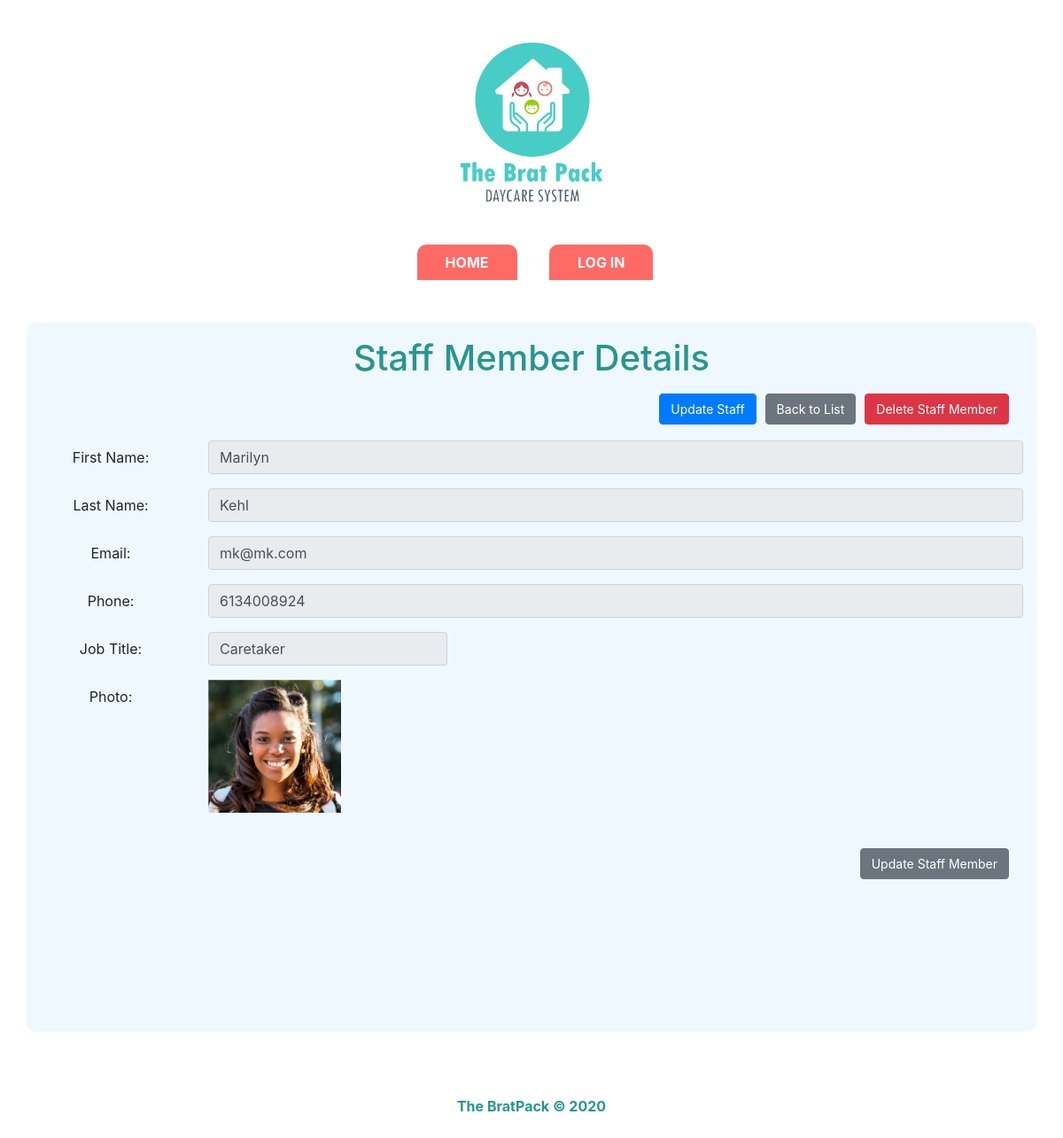
The page /staffdirectory_show.php?staffID=12 on the database its author committed.
### tables this page shows
CREATE TABLE `staff_directory` (
  `staffID` int(11) NOT NULL,
  `firstname` varchar(50) NOT NULL,
  `lastname` varchar(50) NOT NULL,
  `email` varchar(100) NOT NULL,
  `phone` varchar(10) NOT NULL,
  `jobtitle` varchar(50) NOT NULL,
  `photo` varchar(250) DEFAULT NULL
);

### Classes/StaffDirectory.php (called while the page is built, shortened)
<?php
class StaffDirectory{
    public function getStaffById($staffID, $dbcon){
        $sql = "SELECT * FROM staff_directory WHERE staffID = :id";
        $pst = $dbcon->prepare($sql);
        $pst->bindParam(':id', $staffID);
        $pst->execute();
        return $pst->fetch(PDO::FETCH_OBJ);
    }
}

### staffdirectory_show.php (the view, shortened to what this page needs)
<?php
include "includes/header.php";
include "functions/functions_susan.php";
require_once "Classes/Database.php";
require_once "Classes/StaffDirectory.php";
if(isset($_GET['staffID'])){
    $staffID = $_GET['staffID'];
    $dbcon = Database::getDb();
    $sd = new StaffDirectory();
    $staffmembers = $sd->getStaffById($staffID, $dbcon);
    $staff__firstname =  $staffmembers->firstname;
    $staff__lastname =  $staffmembers->lastname;
    $staff__email =  $staffmembers->email;
    $staff__phone =  $staffmembers->phone;
    $staff__photo = $staffmembers->photo;
}
?>
<div class="container">
    <h1>Staff Member Details</h1>
    <div class="navbar">
        <a href='staffdirectory_update.php?staffID=<?=$staffID ?>' class="button btn btn-primary" >Update Staff</a></td>
        <a href="staffdirectory_list.php" class="btn btn-secondary">Back to List</a>
        <button type='button' class='btn btn-danger' data-toggle='modal' data-target="#deletestaff<?=$staffID ?>">Delete Staff Member</button>
    </div>
    <form>
        <div class="form-group row">
            <label for="staff__firstname" class="col-sm-2 col-form-label">First Name:</label>
            <div class="col-sm-10">
                <input type="text" class="form-control"  id="staff__firstname" name="staff__firstname" value="<?= $staff__firstname; ?>" readonly>
            </div>
        </div>
        <div class="form-group row">
            <label for="staff__lastname" class="col-sm-2 col-form-label">Last Name:</label>
            <div class="col-sm-10">
                <input type="text" class="form-control" id="staff__lastname" name="staff__lastname" value="<?= $staff__lastname; ?>" readonly>
            </div>
        </div>
        <div class="form-group row">
            <label for="staff__email" class="col-sm-2 col-form-label">Email:</label>
            <div class="col-sm-10">
                <input type="text" class="form-control" id="staff__email" name="staff__email" value="<?= $staff__email; ?>"  readonly>
            </div>
        </div>
        <div class="form-group row">
            <label for="staff__phone" class="col-sm-2 col-form-label">Phone:</label>
            <div class="col-sm-10">
                <input type="text" class="form-control" id="staff__phone" name="staff__phone" value="<?= $staff__phone; ?>" readonly>
            </div>
        </div>
        <div class="form-group row">
            <label for="staff__jobtitle" class="col-sm-2 col-form-label">Job Title:</label>
            <div class="col-sm-6">
                <select id="staff_jobtitle" class="form-control col-sm-6" name="staff__jobtitle" disabled>
                </select>
            </div>
        </div>
        <div class="form-group row">
            <label for="staff__photo" class="col-sm-2 col-form-label">Photo:</label>
            <div class="input-group mb-3 col-sm-6">
                <img src="<?= $staff__photo; ?>" width="150px" align="left">
            </div>
        </div>
        <div class="navbar">
            <input class="btn btn-secondary" type="submit" name="submit__updatestaff" value="Update Staff Member">
        </div>
    </form>
</div>
<?php
include "includes/footer.php";
?>

### styles/styles.css (style rules this page uses)
body { background-image: url("../images/children-sharing-and-playing-with-toys.jpg"); background-size: cover; }
.navbar { justify-content: flex-end !important; }
.btn { font-size: 14px; margin-left: 10px; }
select[disabled] { -webkit-appearance: none; }
form { padding: 5px 0; margin-top: 5px; }

### styles/layout.css (style rules this page uses)
.container { background-color: aliceblue; border-radius: 10px; text-align:center; margin-top:3em; margin-bottom:3em; padding-top:1em; padding-bottom:1em; min-height: 100%; }
html, body { margin: 0; height: 100%; }
h1 { color: #27968e; }

### rows shown on the page
staff_directory: staff__firstname "Marilyn", staff__lastname "Kehl", staff__email "mk@mk.com", staff__phone "6134008924", photo (picture)

### other values the page prints
form field staff__jobtitle "Caretaker"
